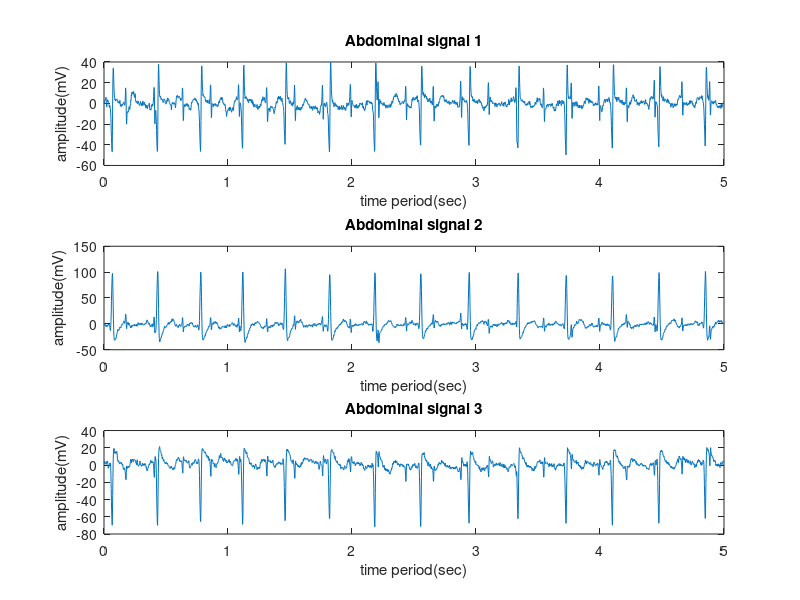
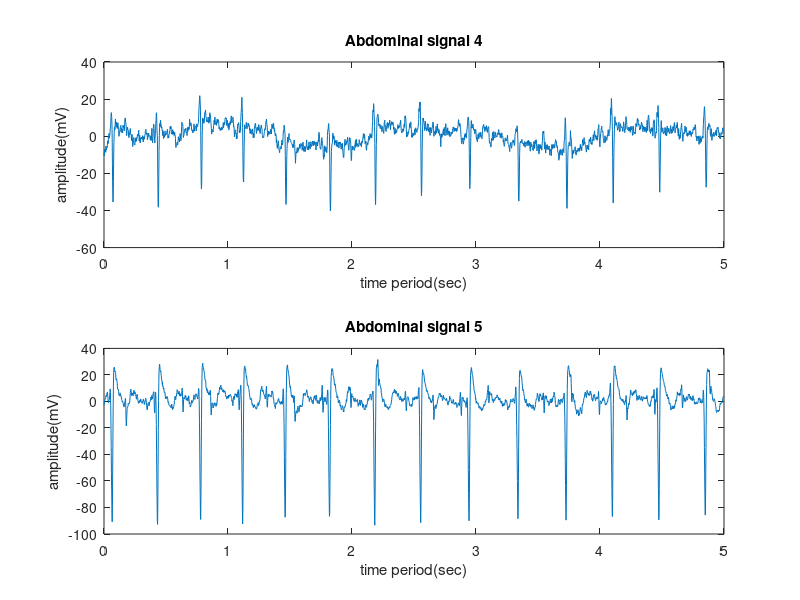
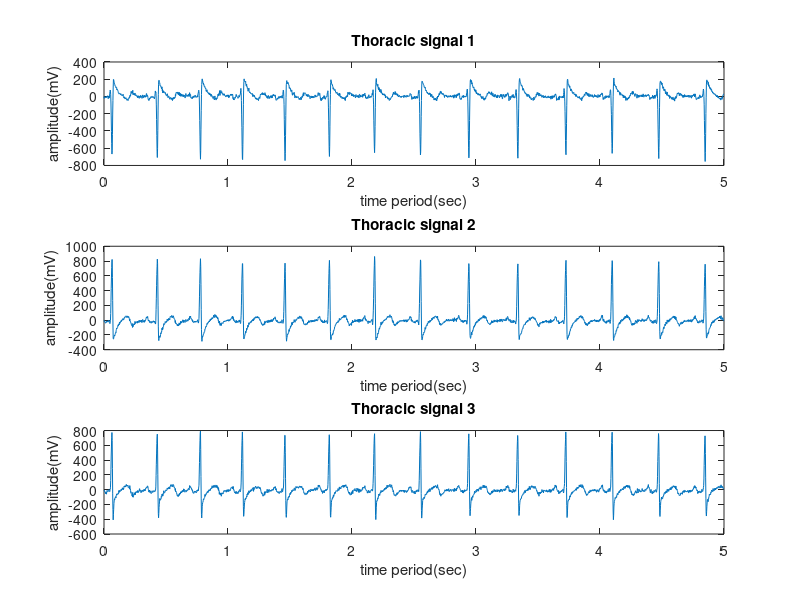
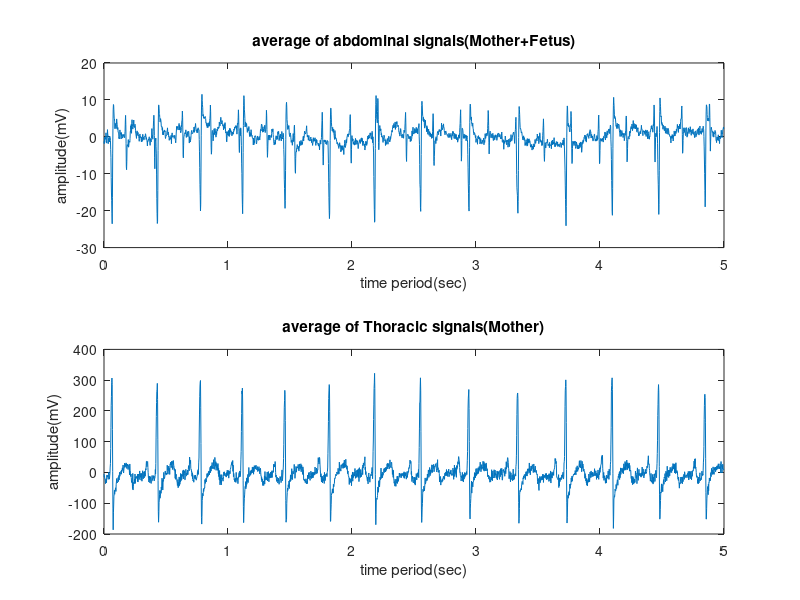

These charts were generated, in order, by the following MATLAB code: (Note: this script raises an error after producing the figures.)
%%%clearing commands%%%
clc;
clear all; 
close all;

% %%%loading the input signal%%%
load  foetal_ecg.dat
S= foetal_ecg; % source signal
Fs=500;       % sampling Frequency
t=S(:,1);     % Time samples
% 
% 
% %%%PLOTTING INPUT SIGNALS%%%%
 figure
 d1=S(:,2);  %%%Abdominal signal 1
subplot(3,1,1);
plot(t,d1);
xlabel('time period(sec)');
ylabel('amplitude(mV)');
title('Abdominal signal 1');
d2=S(:,3);  %%%Abdominal signal 2
subplot(3,1,2);
plot(t,d2);
xlabel('time period(sec)');
ylabel('amplitude(mV)');
title('Abdominal signal 2');
d3=S(:,4);  %%%Abdominal signal 3
subplot(3,1,3);
plot(t,d3);
xlabel('time period(sec)');
ylabel('amplitude(mV)');
title('Abdominal signal 3');
d4=S(:,5);  %%%Abdominal signal 4 
figure
subplot(2,1,1);
plot(t,d4);
xlabel('time period(sec)');
ylabel('amplitude(mV)');
title('Abdominal signal 4');
d5=S(:,6);  %%%Abdominal signal 5
subplot(2,1,2);
plot(t,d5);
xlabel('time period(sec)');
ylabel('amplitude(mV)');
title('Abdominal signal 5');

figure
x1=S(:,7);  %Thoracic signal 1
subplot(3,1,1);
plot(t,x1);
xlabel('time period(sec)');
ylabel('amplitude(mV)');
title('Thoracic signal 1');
x2=S(:,8);  %Thoracic signal 2
subplot(3,1,2);
plot(t,x2);
xlabel('time period(sec)');
ylabel('amplitude(mV)');
title('Thoracic signal 2');
x3=S(:,9);  %Thoracic signal 3
subplot(3,1,3);
plot(t,x3);
xlabel('time period(sec)');
ylabel('amplitude(mV)');
title('Thoracic signal 3');

d=(d1+d2+d3+d4+d5)/5; %%% AVERAGE OF ABDOMINAL SIGNALS
x=(x1+x2+x3)/3;  %%% AVERAGE OF THORACIC SIGNALS

figure
subplot(2,1,1);
plot(t,d);
xlabel('time period(sec)');
ylabel('amplitude(mV)');
title('average of abdominal signals(Mother+Fetus)');
subplot(2,1,2);
plot(t,x);
xlabel('time period(sec)');
ylabel('amplitude(mV)');
title('average of Thoracic signals(Mother)');
%%
% Generating ANC using LMS Algorithm
p=15;%order of filter
mu=0.0000007;   % Step size
[A1,L,yl]=lms(x,d,mu,p);%calling LMS function

%%
% Generating ANC using NLMS Algorithm
beta=0.04;%normalized step size
p=15;%order of filter
[A,LN,yn]=nlms(x,d,beta,p);%calling NLMS function

%%
% Generating ANC using LLMS Algorithm
gama= 0.001;%leakage coefficient
p=15;%order of filter
mu=0.0000007;   % Step size
[AL,LL,yll]= llms(x,d,mu,gama,p);%calling LLMS function

%%
%%%plotting of lms signal%%%%
figure
plot(t,L,'c-',t,LN,'b--',t,LL,'m--');
legend('SISO-LMS','SISO-NLMS','SISO-LLMS');
title('Plot of the LMS,NLMS,LLMS & RLS output(fetus signal) ');
ylabel('amplitude(mV)');
xlabel('time(SEC)');
axis([0 5 -30 30]);

%%
%%%plotting of filtered signal of lms in siso%%%
figure
plot(t,yl,'r-',t,yn,'b--',t,yll,'g--');
legend('SISO-LMS','SISO-NLMS','SISO-LLMS');
title('Plot of the filter output');
ylabel('amplitude(mV)');
xlabel('time(SEC)');
axis([0 5 -20 20]);